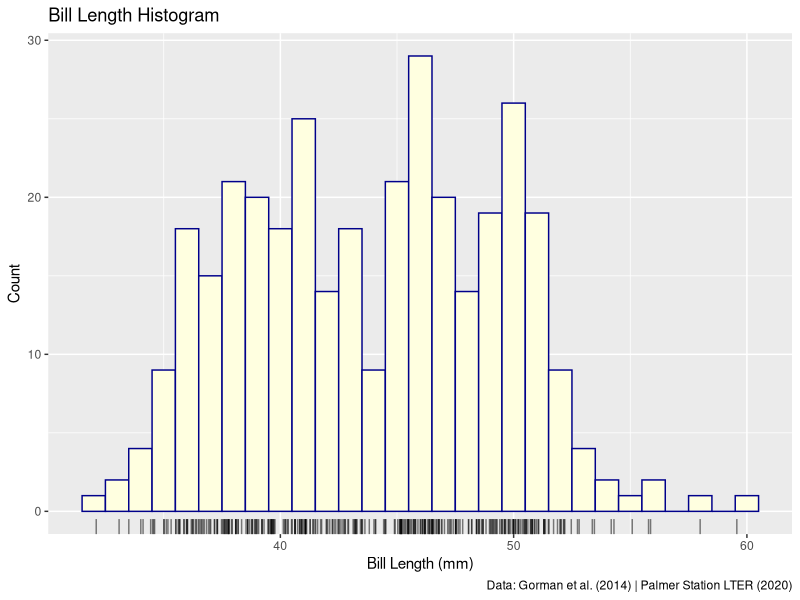
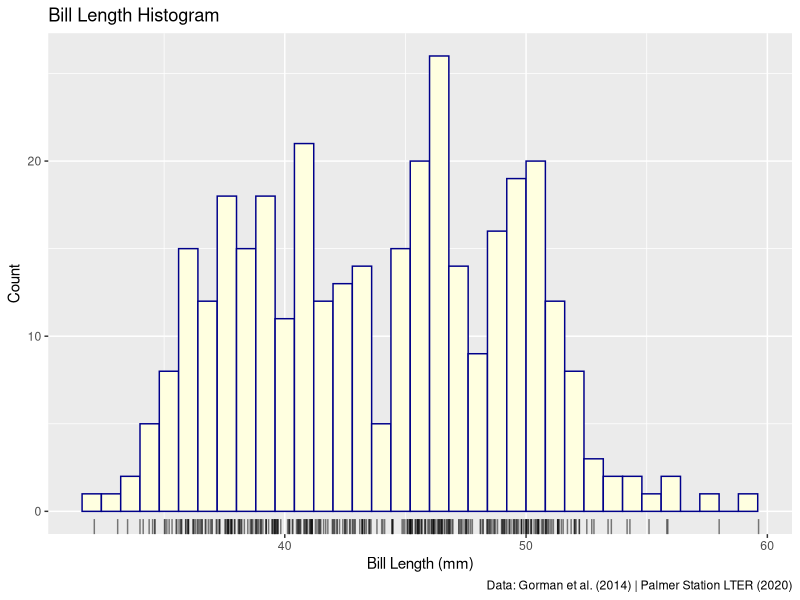
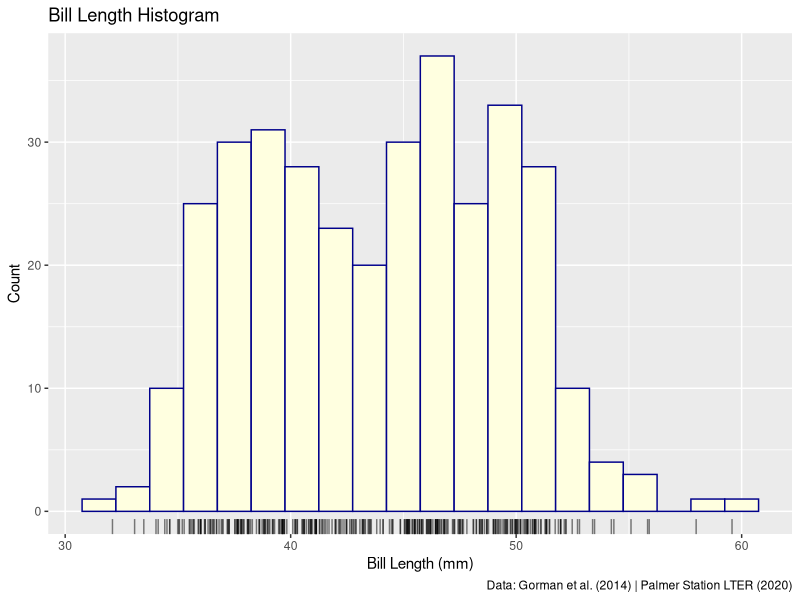
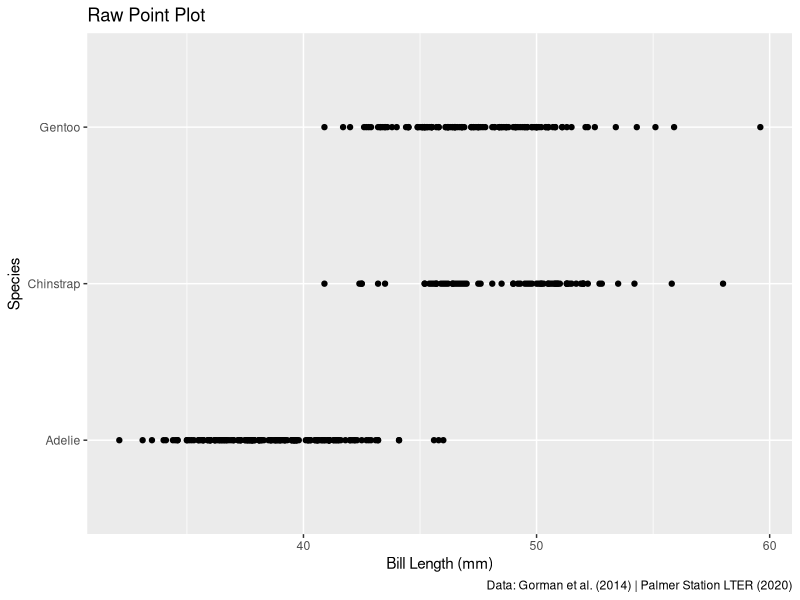
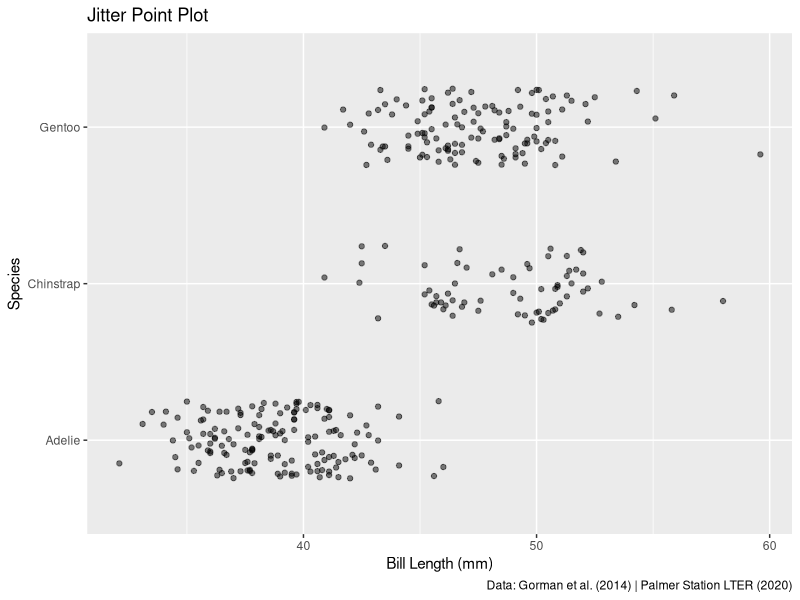
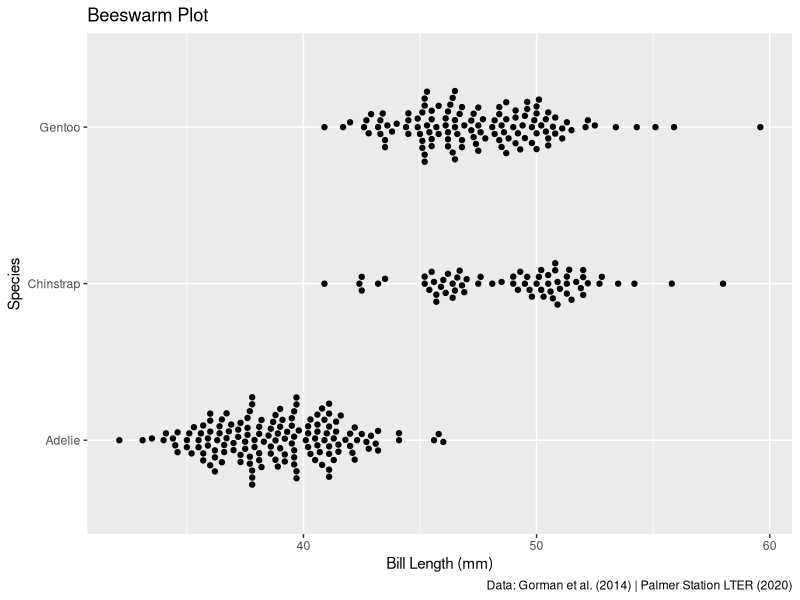
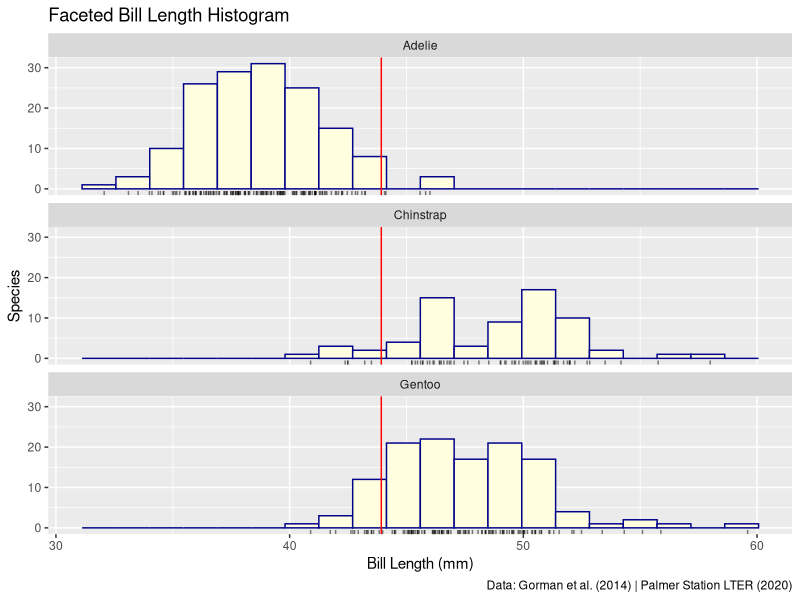
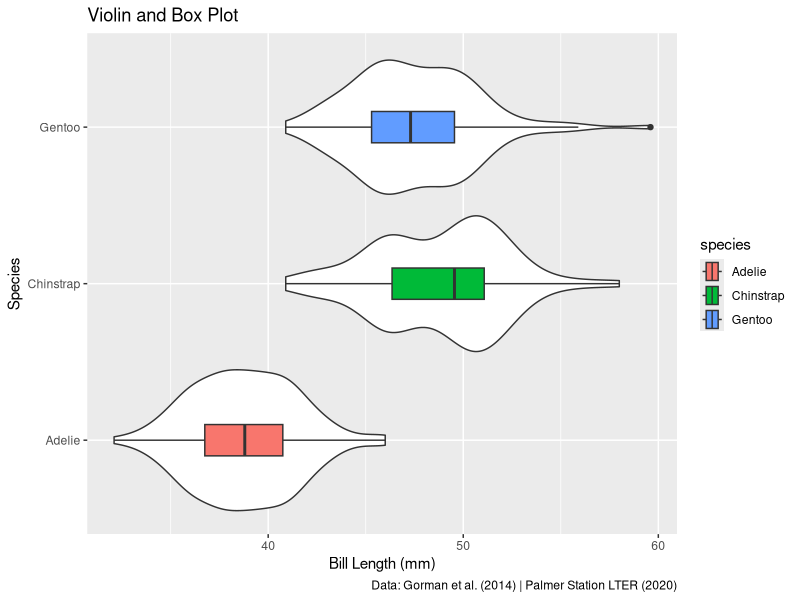

Generate these figures, in order, with R:
## ---- chunk 1
#| label: setup
#| message: false
library(tidyverse)
library(ggbeeswarm)
## ---- chunk 2
#| label: load-penguins-dataset
penguins <- datasets::penguins
## ---- chunk 3
#| label: penguins-dataset-dimension
nrow(penguins)
ncol(penguins)
## ---- chunk 4
#| label: data-preparation-exploration
head(penguins)
tail(penguins)
glimpse(penguins)
## ---- chunk 5
#| label: data-preparation-cleaning
penguins_bill <- penguins |>
  select(species, bill_len = bill_len, bill_dep = bill_dep) |>
  drop_na()

nrow(penguins_bill)
## ---- chunk 6
#| label: verifier-3.1c
# Confirm overall dataset dimensions
dim(penguins)

# Confirm no NAs remain after cleaning
anyNA(penguins_bill)

# Confirm cleaned row count
nrow(penguins_bill)

# Confirm exactly 2 rows were removed
removed_rows <- penguins |>
  select(species, bill_len, bill_dep) |>
  filter(if_any(everything(), is.na)) |>
  nrow()

removed_rows

# Confirm 344 - 2 == 342
nrow(penguins) - removed_rows == nrow(penguins_bill)
## ---- chunk 7
#| label: bill-length-histogram
caption_source <- "Data: Gorman et al. (2014) | Palmer Station LTER (2020)"

gg_hist_bins <- function(w) {
  ggplot(penguins_bill, aes(x = .data$bill_len)) +
    geom_histogram(
      binwidth = w,
      fill = "lightyellow",
      color = "darkblue"
    ) +
    geom_rug(
      aes(y = 0),
      position = position_jitter(height = 0),
      alpha = 0.5,
      sides = "b"
    ) +
    labs(
      x = "Bill Length (mm)",
      y = "Count",
      title = "Bill Length Histogram",
      caption = caption_source
    )
}

gg_hist_bins(1)
## ---- chunk 8
#| label: verifier-3.2a
# Confirm bill length range
range(penguins_bill$bill_len, na.rm = TRUE)

# Confirm per-species mean bill length and depth
penguins_bill |>
  summarize(
    mean_bill_len = mean(bill_len),
    mean_bill_dep = mean(bill_dep),
    .by = species
  )
## ---- chunk 9
#| label: histogram-bin-width
gg_hist_bins(0.8)

gg_hist_bins(1.5)
## ---- chunk 10
#| label: raw-point-plot
labs_len_by_species <- labs(
  x = "Bill Length (mm)",
  y = "Species",
  caption = caption_source
)

ggplot(penguins_bill, aes(x = .data$bill_len, y = .data$species)) +
  geom_point() +
  labs_len_by_species +
  labs(title = "Raw Point Plot")
## ---- chunk 11
#| label: jitter-point-plot
ggplot(penguins_bill, aes(x = .data$bill_len, y = .data$species)) +
  geom_jitter(
    alpha = 0.5,
    width = 0,
    height = 0.25
  ) +
  labs_len_by_species +
  labs(title = "Jitter Point Plot")
## ---- chunk 12
#| label: beeswarm-plot
ggplot(penguins_bill, aes(x = .data$bill_len, y = .data$species)) +
  geom_beeswarm(
    cex = 1.5
  ) +
  labs_len_by_species +
  labs(title = "Beeswarm Plot")
## ---- chunk 13
#| label: faceted-histogram
ggplot(penguins_bill, aes(x = .data$bill_len)) +
  geom_histogram(
    bins = 20,
    fill = "lightyellow",
    color = "darkblue"
  ) +
  geom_rug(
    aes(y = 0),
    position = position_jitter(height = 0),
    alpha = 0.5,
    sides = "b"
  ) +
  facet_wrap(vars(species), ncol = 1) +
  geom_vline(aes(xintercept = mean(bill_len)), color = "red") +
  labs_len_by_species +
  labs(title = "Faceted Bill Length Histogram")
## ---- chunk 14
#| label: violin-with-box-plot
ggplot(penguins_bill, aes(bill_len, species)) +
  geom_violin() +
  geom_boxplot(aes(fill = species), width = 0.2) +
  labs_len_by_species +
  labs(title = "Violin and Box Plot")
## ---- chunk 15
#| label: bill-depth-histogram
gg_depth_bins <- function(w) {
  ggplot(penguins_bill, aes(x = .data$bill_dep)) +
    geom_histogram(
      binwidth = w,
      fill = "lightyellow",
      color = "darkblue"
    ) +
    geom_rug(
      aes(y = 0),
      position = position_jitter(height = 0),
      alpha = 0.5,
      sides = "b"
    ) +
    labs(
      x = "Bill Depth (mm)",
      y = "Count",
      title = str_c("Bill Depth Histogram"),
      caption = caption_source
    )
}

gg_depth_bins(0.8)
## ---- chunk 16
#| label: faceted-bill-depth-histogram
global_mean_dep <- mean(penguins_bill$bill_dep)

ggplot(penguins_bill, aes(x = .data$bill_dep)) +
  geom_histogram(
    binwidth = 0.8,
    fill = "lightyellow",
    color = "darkblue"
  ) +
  facet_wrap(vars(species), ncol = 1) +
  geom_rug(
    aes(y = 0),
    position = position_jitter(height = 0),
    alpha = 0.5,
    sides = "b"
  ) +
  geom_vline(aes(xintercept = global_mean_dep), color = "red") +
  labs_len_by_species +
  labs(
    x = "Bill Depth (mm)",
    title = "Faceted Bill Depth Histogram"
  )
## ---- chunk 17
#| label: verifier-3.3c
means_by_species <- penguins_bill |>
  summarize(
    mean_bill_len = mean(bill_len, na.rm = TRUE),
    mean_bill_dep = mean(bill_dep, na.rm = TRUE),
    .by = species
  )

means_by_species
## ---- chunk 18
#| label: scatter-plot-with-linear-model
labs_len_by_bills <- labs(
  x = "Bill Length (mm)",
  y = "Bill Depth (mm)",
  caption = caption_source
)

lm_plot <-
  ggplot(penguins_bill, aes(x = .data$bill_len, y = .data$bill_dep)) +
  geom_point() +
  geom_smooth(
    method = "lm"
  ) +
  labs_len_by_bills

lm_plot +
  labs(title = "Scatter plot with linear model")
## ---- chunk 19
#| label: overplotting
coord_counts <- penguins_bill |>
  count(bill_len, bill_dep)

hidden_points <- sum(coord_counts$n) - nrow(coord_counts)
max_stack <- max(coord_counts$n)

hidden_points
max_stack
## ---- chunk 20
#| label: jitter-overplot
ggplot(penguins_bill, aes(x = .data$bill_len, y = .data$bill_dep)) +
  geom_jitter(
    alpha = 0.5,
    width = 0,
    height = 0.1
  ) +
  geom_smooth(
    method = "lm"
  ) +
  labs_len_by_bills +
  labs(title = "Jittered Scatter plot")
## ---- chunk 21
#| label: count-overplot
ggplot(penguins_bill, aes(x = .data$bill_len, y = .data$bill_dep)) +
  geom_smooth(method = "lm") +
  geom_count(alpha = 0.5) +
  scale_size_area() +
  labs_len_by_bills +
  labs(title = "Count-symbol Plot")
## ---- chunk 22
#| label: color-scatter-plot
ggplot(
  penguins_bill,
  aes(x = .data$bill_len, y = .data$bill_dep, color = .data$species)
) +
  geom_smooth(method = "lm") +
  geom_count(alpha = 0.5) +
  scale_size_area() +
  labs_len_by_bills +
  labs(
    title = "Colored Count-symbol Plot",
    color = "Species"
  )
## ---- chunk 23
#| label: verifier-3.4
# Confirm hidden points via distinct()
total_rows <- nrow(penguins_bill)

distinct_rows <- penguins_bill |>
  distinct(bill_len, bill_dep) |>
  nrow()

hidden_points <- total_rows - distinct_rows
hidden_points

# Confirm pooled correlation
cor(penguins_bill$bill_len, penguins_bill$bill_dep)

# Confirm per-species correlations
penguins_bill |>
  summarize(
    correlation = cor(bill_len, bill_dep),
    .by = species
  )
